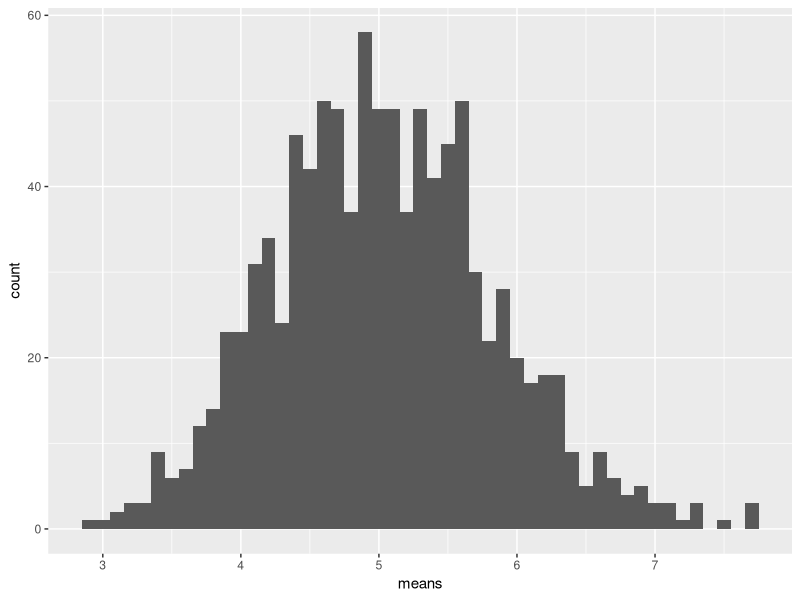
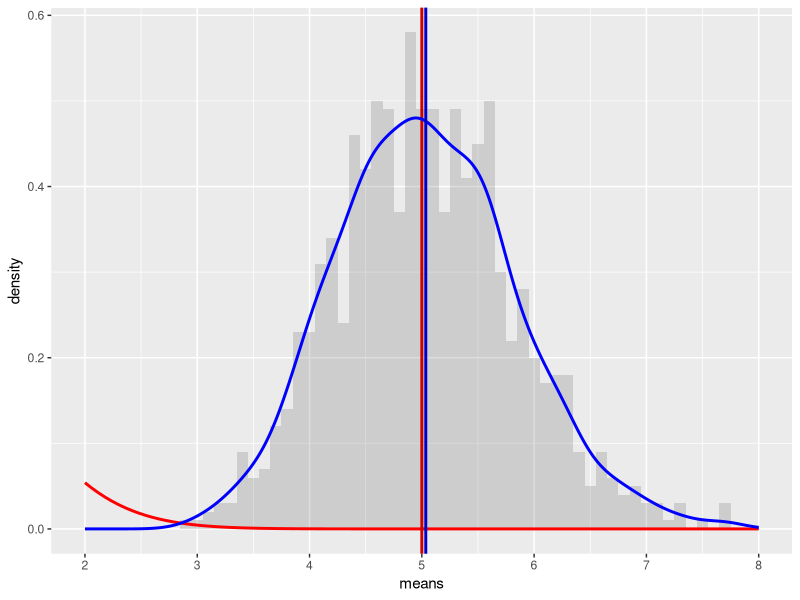

Write the R code that produced these figures, in order.
## ---- chunk 1
library(knitr)
opts_chunk$set(fig.width=7, fig.height=4, warning=FALSE, message=FALSE)
## ---- chunk 2
# load neccesary libraries
library(ggplot2)

# set constants n(40) = exponetial, lambda(.2) for rexp, number of tests = 1000  
lambda <- 0.2
n <- 40 
numberOfSimulations <- 1000 

# set the seed to create reproducability
set.seed(22678979)

# run the test resulting in n(40) x numberOfSimulations(1000) matrix
exponentialDistributions <- matrix(data=rexp(n * numberOfSimulations, lambda), nrow=numberOfSimulations)
exponentialDistributionMeans <- data.frame(means=apply(exponentialDistributions, 1, mean))
## ---- chunk 3
# plot the means
ggplot(data = exponentialDistributionMeans, aes(x = means)) + 
  geom_histogram(binwidth=0.1) +   
  scale_x_continuous(breaks=round(seq(min(exponentialDistributionMeans$means), max(exponentialDistributionMeans$means), by=1)))
## ---- chunk 4
mu <- 1/lambda
mu
## ---- chunk 5
meanOfMeans <- mean(exponentialDistributionMeans$means)
meanOfMeans
## ---- chunk 6
sd <- 1/lambda/sqrt(n)
sd
## ---- chunk 7
Var <- sd^2
Var
## ---- chunk 8
sd_x <- sd(exponentialDistributionMeans$means)
sd_x

Var_x <- var(exponentialDistributionMeans$means)
Var_x
## ---- chunk 9
# plot the means
ggplot(data = exponentialDistributionMeans, aes(x = means)) + 
  geom_histogram(binwidth=0.1, aes(y=..density..), alpha=0.2) + 
  stat_function(fun = dnorm, arg = list(mean = mu , sd = sd), colour = "red", size=1) + 
  geom_vline(xintercept = mu, size=1, colour="#CC0000") + 
  geom_density(colour="blue", size=1) +
  geom_vline(xintercept = meanOfMeans, size=1, colour="#0000CC") + 
  scale_x_continuous(breaks=seq(mu-3,mu+3,1), limits=c(mu-3,mu+3)) 
